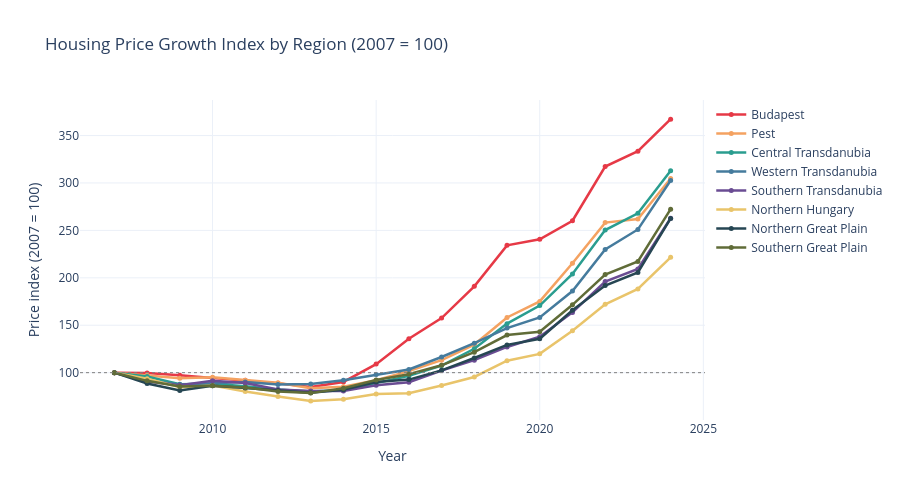

The notebook cell this image was saved under:
### Markdown cell above
## Visualisation 6 – Index Chart: Cumulative Growth Since 2007
All regions normalised to 100 in 2007. Focuses on *growth rate* rather than absolute price. You may find that some cheaper regions grew proportionally faster than Budapest.

### Code cell
base_year = 2007
base = df[df["year"] == base_year].set_index("region")["price"]
df["index"] = df.apply(lambda row: (row["price"] / base[row["region"]]) * 100, axis=1)

fig = go.Figure()

for region in regions:
    d = df[df["region"] == region].sort_values("year")
    fig.add_trace(go.Scatter(
        x=d["year"], y=d["index"],
        mode="lines+markers",
        name=region,
        line=dict(color=COLORS[region], width=2.5),
        marker=dict(size=5),
        hovertemplate="%{x}: %{y:.1f} (base 100 = 2007)<extra>" + region + "</extra>",
    ))

fig.add_hline(y=100, line_dash="dot", line_color="grey", line_width=1)
fig.update_layout(
    title="Housing Price Growth Index by Region (2007 = 100)",
    xaxis_title="Year",
    yaxis_title="Price index (2007 = 100)",
    hovermode="x unified",
    template="plotly_white",
    height=500,
    legend=dict(orientation="v", x=1.01),
)
fig.show()

### Figure 1 — Plotly figure (JSON) as saved in the notebook; plotly's stock layout.template omitted (floating-point values rounded to 4 significant figures)
{"data": [{"hovertemplate": "%{x}: %{y:.1f} (base 100 = 2007)<extra>Budapest</extra>", "line": {"color": "#e63946", "width": 2.5}, "marker": {"size": 5}, "mode": "lines+markers", "name": "Budapest", "type": "scatter", "x": [2007, 2008, 2009, 2010, 2011, 2012, 2013, 2014, 2015, 2016, 2017, 2018, 2019, 2020, 2021, 2022, 2023, 2024], "y": [100.0, 99.62, 97.37, 94.74, 92.11, 88.72, 84.96, 90.23, 109.0, 135.7, 157.5, 191.0, 234.2, 240.6, 260.2, 317.3, 333.5, 367.3]}, {"hovertemplate": "%{x}: %{y:.1f} (base 100 = 2007)<extra>Pest</extra>", "line": {"color": "#f4a261", "width": 2.5}, "marker": {"size": 5}, "mode": "lines+markers", "name": "Pest", "type": "scatter", "x": [2007, 2008, 2009, 2010, 2011, 2012, 2013, 2014, 2015, 2016, 2017, 2018, 2019, 2020, 2021, 2022, 2023, 2024], "y": [100.0, 97.35, 94.18, 95.24, 92.06, 89.42, 83.6, 85.19, 92.06, 101.6, 113.2, 129.6, 158.2, 175.1, 215.3, 258.2, 261.9, 304.8]}, {"hovertemplate": "%{x}: %{y:.1f} (base 100 = 2007)<extra>Central Transdanubia</extra>", "line": {"color": "#2a9d8f", "width": 2.5}, "marker": {"size": 5}, "mode": "lines+markers", "name": "Central Transdanubia", "type": "scatter", "x": [2007, 2008, 2009, 2010, 2011, 2012, 2013, 2014, 2015, 2016, 2017, 2018, 2019, 2020, 2021, 2022, 2023, 2024], "y": [100.0, 95.92, 87.76, 88.44, 85.71, 82.31, 80.27, 81.63, 89.12, 96.6, 107.5, 125.2, 151.7, 170.7, 204.1, 250.3, 268.0, 312.9]}, {"hovertemplate": "%{x}: %{y:.1f} (base 100 = 2007)<extra>Western Transdanubia</extra>", "line": {"color": "#457b9d", "width": 2.5}, "marker": {"size": 5}, "mode": "lines+markers", "name": "Western Transdanubia", "type": "scatter", "x": [2007, 2008, 2009, 2010, 2011, 2012, 2013, 2014, 2015, 2016, 2017, 2018, 2019, 2020, 2021, 2022, 2023, 2024], "y": [100.0, 91.39, 87.42, 88.74, 90.07, 87.42, 88.08, 92.05, 98.01, 103.3, 116.6, 131.1, 147.0, 158.3, 186.1, 229.8, 251.0, 302.6]}, {"hovertemplate": "%{x}: %{y:.1f} (base 100 = 2007)<extra>Southern Transdanubia</extra>", "line": {"color": "#6a4c93", "width": 2.5}, "marker": {"size": 5}, "mode": "lines+markers", "name": "Southern Transdanubia", "type": "scatter", "x": [2007, 2008, 2009, 2010, 2011, 2012, 2013, 2014, 2015, 2016, 2017, 2018, 2019, 2020, 2021, 2022, 2023, 2024], "y": [100.0, 90.7, 86.82, 91.47, 89.15, 82.17, 80.62, 80.62, 86.82, 89.92, 102.3, 113.2, 127.1, 138.0, 163.6, 196.1, 209.3, 262.8]}, {"hovertemplate": "%{x}: %{y:.1f} (base 100 = 2007)<extra>Northern Hungary</extra>", "line": {"color": "#e9c46a", "width": 2.5}, "marker": {"size": 5}, "mode": "lines+markers", "name": "Northern Hungary", "type": "scatter", "x": [2007, 2008, 2009, 2010, 2011, 2012, 2013, 2014, 2015, 2016, 2017, 2018, 2019, 2020, 2021, 2022, 2023, 2024], "y": [100.0, 93.69, 84.68, 86.49, 80.18, 74.77, 70.27, 72.07, 77.48, 78.38, 86.49, 95.5, 112.6, 119.8, 144.1, 172.1, 188.3, 221.6]}, {"hovertemplate": "%{x}: %{y:.1f} (base 100 = 2007)<extra>Northern Great Plain</extra>", "line": {"color": "#264653", "width": 2.5}, "marker": {"size": 5}, "mode": "lines+markers", "name": "Northern Great Plain", "type": "scatter", "x": [2007, 2008, 2009, 2010, 2011, 2012, 2013, 2014, 2015, 2016, 2017, 2018, 2019, 2020, 2021, 2022, 2023, 2024], "y": [100.0, 88.62, 81.3, 86.18, 83.74, 81.3, 78.86, 82.11, 90.24, 92.68, 102.4, 115.4, 129.3, 135.8, 165.9, 191.9, 205.7, 262.6]}, {"hovertemplate": "%{x}: %{y:.1f} (base 100 = 2007)<extra>Southern Great Plain</extra>", "line": {"color": "#606c38", "width": 2.5}, "marker": {"size": 5}, "mode": "lines+markers", "name": "Southern Great Plain", "type": "scatter", "x": [2007, 2008, 2009, 2010, 2011, 2012, 2013, 2014, 2015, 2016, 2017, 2018, 2019, 2020, 2021, 2022, 2023, 2024], "y": [100.0, 91.38, 85.34, 86.21, 84.48, 80.17, 78.45, 83.62, 92.24, 98.28, 107.8, 121.6, 139.7, 143.1, 171.6, 203.4, 217.2, 272.4]}], "layout": {"height": 500, "hovermode": "x unified", "legend": {"orientation": "v", "x": 1.01}, "shapes": [{"line": {"color": "grey", "dash": "dot", "width": 1}, "type": "line", "x0": 0, "x1": 1, "xref": "x domain", "y0": 100, "y1": 100, "yref": "y"}], "title": {"text": "Housing Price Growth Index by Region (2007 = 100)"}, "xaxis": {"title": {"text": "Year"}}, "yaxis": {"title": {"text": "Price index (2007 = 100)"}}}}
